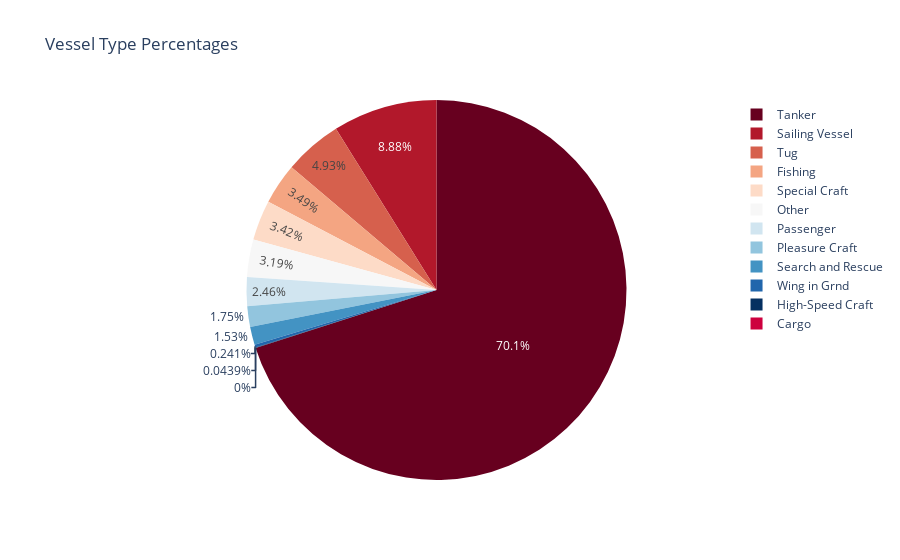

Notebook cell for this chart:
### Code cell
px.pie(df, values='type_enc', names='type_summary',
       title='Vessel Type Percentages',
       color_discrete_sequence=px.colors.sequential.RdBu)

### Figure 1 — Plotly figure (JSON) as saved in the notebook; plotly's stock layout.template omitted (floating-point values rounded to 4 significant figures; data arrays with more than 128 entries replaced by an {"elided": "..."} marker saying what was removed)
{"data": [{"domain": {"x": [0, 1], "y": [0, 1]}, "hovertemplate": "type_summary=%{label}<br>type_enc=%{value}<extra></extra>", "labels": {"elided": "3518 str values"}, "legendgroup": "", "name": "", "showlegend": true, "type": "pie", "values": {"elided": "3518 int values"}}], "layout": {"legend": {"tracegroupgap": 0}, "piecolorway": ["rgb(103,0,31)", "rgb(178,24,43)", "rgb(214,96,77)", "rgb(244,165,130)", "rgb(253,219,199)", "rgb(247,247,247)", "rgb(209,229,240)", "rgb(146,197,222)", "rgb(67,147,195)", "rgb(33,102,172)", "rgb(5,48,97)"], "title": {"text": "Vessel Type Percentages"}}}
